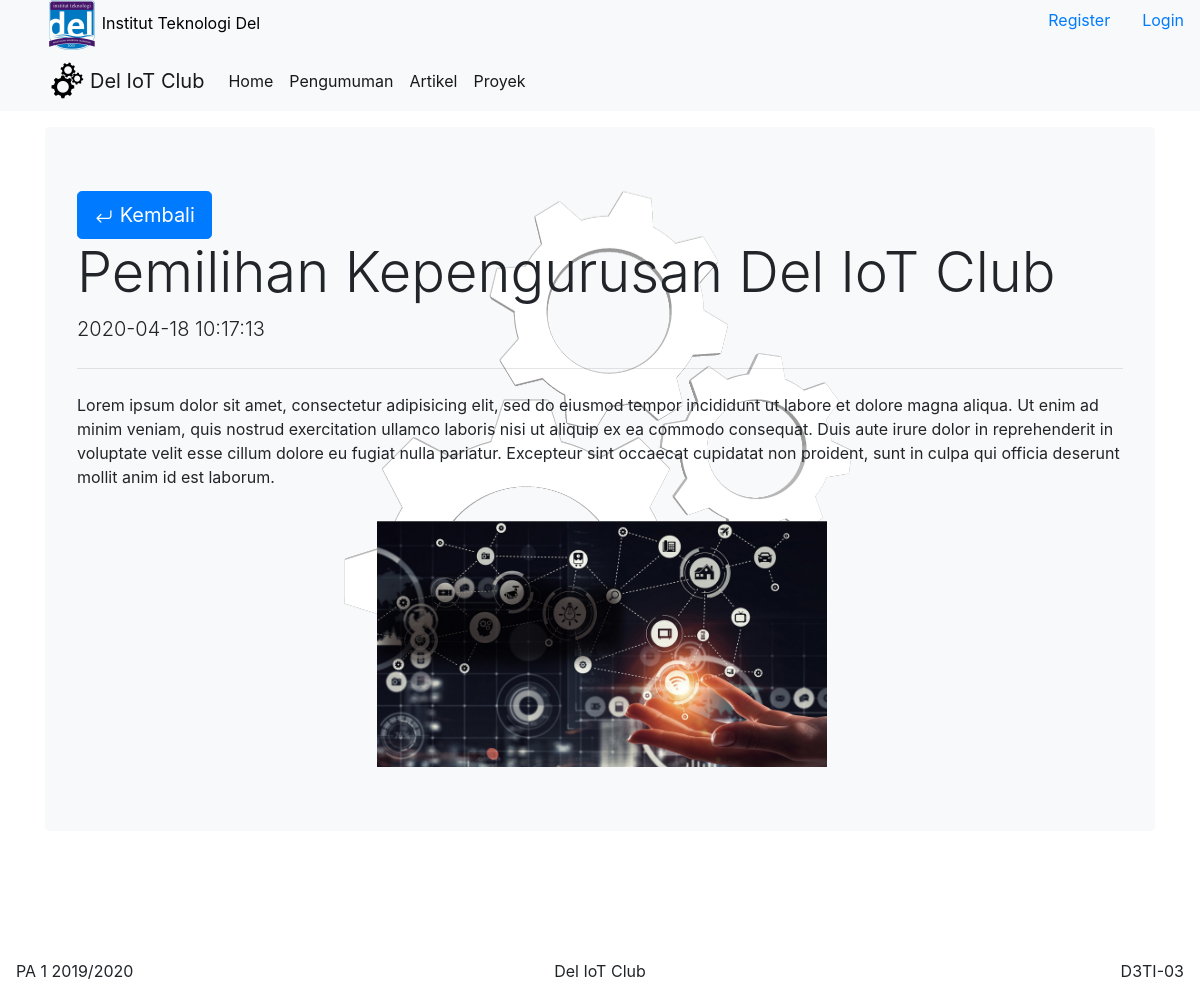
The page /guest/detail/pengumuman.php?id_pengumuman=12 on the database its author committed.
### tables this page shows
CREATE TABLE `pengumuman` (
  `id_pengumuman` int(11) NOT NULL,
  `tanggal_pengumuman` timestamp NULL DEFAULT CURRENT_TIMESTAMP,
  `judulPengumuman` varchar(255) NOT NULL,
  `deskripsiPengumuman` text,
  `gambarPengumuman` varchar(255) DEFAULT NULL
);

### guest/detail/pengumuman.php (the view, shortened to what this page needs)
<?php
    include_once('../../common/functions.php');
    include_once('../../public/header.php');
    $id_pengumuman = $_GET['id_pengumuman'];
    $data = query("SELECT * from pengumuman WHERE id_pengumuman=$id_pengumuman")[0];
?>
<div class="container mt-3">
  <div class="jumbotron bg-light" style="background:url('<?= BASEURL;?>/public/img/iot2.png') no-repeat center;size:cover;">
  <a href="../pengumuman.php">
      <button type="button" class="btn btn-primary btn-lg">
        Kembali
      </button>
    </a>
    <h1 class="display-4"><?= $data['judulPengumuman'];?></h1>
    <p class="lead"><?= $data['tanggal_pengumuman'];?></p>
    <hr class="my-4">
    <p><?= $data['deskripsiPengumuman'];?></p>
    <img src="<?= BASEURL;?>/admin/img/<?= $data['gambarPengumuman']; ?>" class="align-self-center mr-5 mt-3" alt="pengumuman1" style="width:450px;length:450px;margin-left:300px;">
  </div>
</div>
<?php
  include_once('../../public/footer.php');
?>

### rows shown on the page
pengumuman: judulPengumuman "Pemilihan Kepengurusan Del IoT Club", tanggal_pengumuman "2020-04-18 10:17:13", deskripsiPengumuman "Lorem ipsum dolor sit amet, consectetur adipisicing elit, sed do eiusmod tempor incididunt ut labore et dolore magna aliqua. Ut enim ad minim veniam, quis nostrud exercitation ullamco laboris nisi ut aliquip ex ea commodo consequat. Duis aute irure dolor in reprehenderit in voluptate velit esse cillum dolore eu fugiat nulla pariatur. Excepteur sint occaecat cupidatat non proident, sunt in culpa qui officia deserunt mollit anim id est laborum.", gambarPengumuman (picture)
